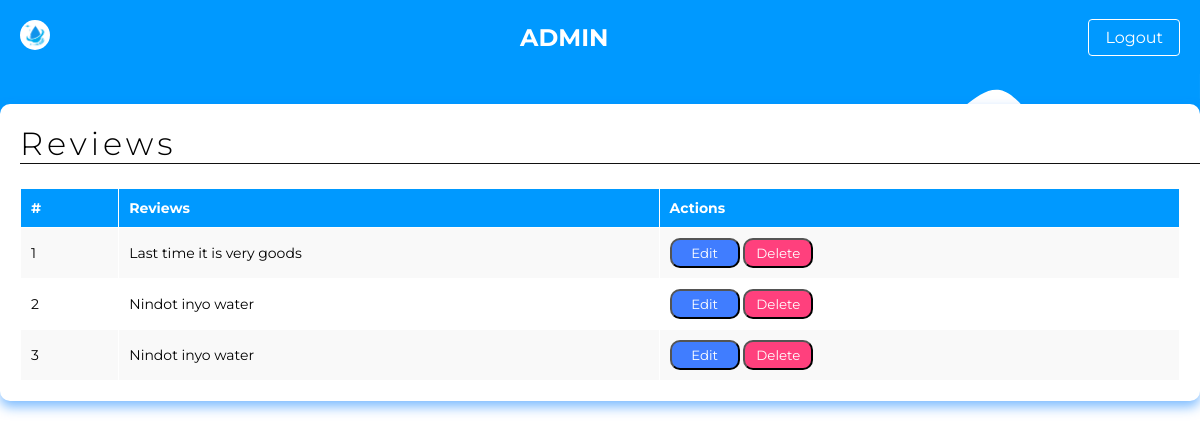
/Buyer/Reviews.php (signed in), run on the app's committed database.
### tables this page shows
CREATE TABLE `reviews` (
  `id` int(11) NOT NULL,
  `shop_id` int(11) NOT NULL,
  `review_text` text NOT NULL,
  `created_at` timestamp NOT NULL DEFAULT current_timestamp()
);

### Buyer/Reviews.php (the view, shortened to what this page needs)
<?php
require "../Include/connect.php";
?>
<!DOCTYPE html>
<html lang="en">
<head>
    <link rel="stylesheet" href="https://cdnjs.cloudflare.com/ajax/libs/font-awesome/6.6.0/css/all.min.css">
    <link rel="stylesheet" href="../Css/EmployeeInfo.css">
</head>
<body>
    <nav>
        <ul class="home-ul">
        <li class="logo"><a href="../FrontPage.php"><img src="../Image/Thirstdrop.png" alt="" height="30" width="30" class="logo"></a></li>
            <div class="nav-center">
                <li class="nav-links"><a href="#about">ADMIN</a></li>
            </div>
            <li class="nav-button"><a href="../FrontPage.php">Logout</a></li>
        </ul>
    </nav>
    <div class="content-container">
        <div class="site-title">
            <h1>Reviews</h1>
        </div>
        <div>
        <table class="table-container">
            <tr>
                <th>#</th>
                <th>Reviews</th>
                <th>Actions</th>
            </tr>
            <?php
            $i = 1;
            $result = mysqli_query($conn, "SELECT * FROM reviews ORDER BY id DESC");
            if ($result) {
                while ($row = mysqli_fetch_assoc($result)) {
            ?>
            <tr>
                <td><?php echo $i++; ?></td>
                <td><?php echo htmlspecialchars($row["review_text"]); ?></td>
                <td>
                    <form action="" method="post" style="display:inline;">
                        <button type="submit" name="edit" value="Edit" class="edit-button">Edit</button>
                        <button type="submit" name="delete" value="Delete" class="delete-button">Delete</button>
                   </form>
                </td>
            </tr>
            <?php }
            } else {
                echo "<tr><td colspan='4'>No reviews found.</td></tr>";
            }
            ?>
        </table>
        </div>
    </div>
</body>
</html>

### Css/EmployeeInfo.css (style rules this page uses)
* { font-family: "Montserrat", sans-serif; margin: 0; }
body { margin: 0; overflow: hidden; }
nav { background-color: #0099ff; padding: 20px; }
.home-ul { display: flex; align-items: center; justify-content: space-between; list-style: none; margin: 0; padding: 0; }
.logo { color: white; margin-right: auto; border-radius: 50%; }
.nav-center { display: flex; justify-content: center; flex-grow: 1; gap: 20px; }
.nav-button { margin-left: 10px; }
.nav-button a { color: white; text-decoration: none; padding: 8px 16px; border-radius: 4px; background-color: #0099ff; border: thin solid white; transition: background-color 0.3s; }
.nav-links a { color: white; text-decoration: none; padding-bottom: 5px; position: relative; font-size: 1.5rem; font-weight: bold; }
.nav-links a::after { content: ""; position: absolute; left: 0; bottom: 0; height: 2px; width: 0; background-color: white; transition: width 0.3s; }
.content-container { box-shadow: 0 6px 12px rgba(0, 123, 255, 0.5); position: relative; z-index: 1; top: 30px; padding: 20px; max-width: 1300px; margin: 0 auto; background-color: #ffffff; transition: all 300ms ease-in-out; border-radius: 10px; overflow-x: hidden; overflow-y: auto; max-height: 700px; flex-direction: column; }
.site-title { text-align: Left; border-bottom: 1px solid #111111; margin-bottom: 24px; display: inline-flex; }
.site-title h1 { font-weight: 300; letter-spacing: 4px; }
img { border-radius: 50%; object-fit: contain; }
table { margin: 0 auto; width: 100%; border-collapse: collapse; }
.table-container { max-height: 400px; overflow-y: auto; border: 1px solid #e0e0e0; border-radius: 5px; overflow-x: hidden; overflow-y: auto; max-height: 1000px; }
td,th { display: fixed; padding: 10px; border: solid 1px white; text-align: left; font-size: 14px; overflow: hidden; text-overflow: ellipsis; }
table td { max-width: 150px; overflow: hidden; white-space: normal; word-wrap: break-word; }
th { background-color: #0099ff; color: white; }
tr:nth-child(even) { background-color: #f9f9f9; }
button { padding: 5px; width: 70px; border-radius: 10px; }
.edit-button { background-color: #407dff; color: white; }
.delete-button { background-color: #ff407d; color: white; }

### data on the page
reviews: review_text "Last time it is very goods"
reviews: review_text "Nindot inyo water"
reviews: review_text "Nindot inyo water"
